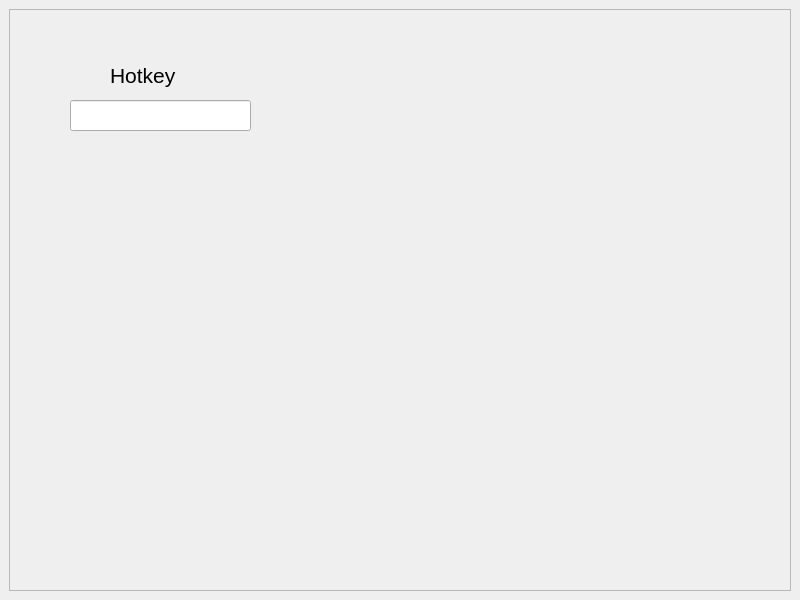
<?xml version="1.0" encoding="UTF-8"?>
<ui version="4.0">
 <class>Settings</class>
 <widget class="QMainWindow" name="Settings">
  <property name="geometry">
   <rect>
    <x>0</x>
    <y>0</y>
    <width>800</width>
    <height>600</height>
   </rect>
  </property>
  <property name="windowTitle">
   <string>MainWindow</string>
  </property>
  <widget class="QWidget" name="centralwidget">
   <layout class="QVBoxLayout" name="verticalLayout">
    <item>
     <widget class="QScrollArea" name="scrollArea">
      <property name="widgetResizable">
       <bool>true</bool>
      </property>
      <widget class="QWidget" name="scrollAreaWidgetContents">
       <property name="geometry">
        <rect>
         <x>0</x>
         <y>0</y>
         <width>780</width>
         <height>580</height>
        </rect>
       </property>
       <widget class="QLineEdit" name="hotkey_input">
        <property name="geometry">
         <rect>
          <x>60</x>
          <y>90</y>
          <width>181</width>
          <height>31</height>
         </rect>
        </property>
       </widget>
       <widget class="QLabel" name="hotkey_label">
        <property name="geometry">
         <rect>
          <x>100</x>
          <y>50</y>
          <width>81</width>
          <height>31</height>
         </rect>
        </property>
        <property name="font">
         <font>
          <pointsize>16</pointsize>
         </font>
        </property>
        <property name="text">
         <string>Hotkey</string>
        </property>
       </widget>
      </widget>
     </widget>
    </item>
   </layout>
  </widget>
 </widget>
 <resources/>
 <connections/>
</ui>
